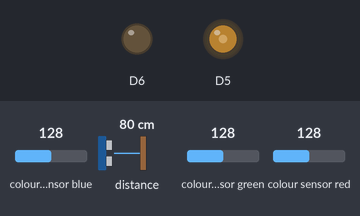
Bench run of a program on a simulated ESP8266 (Wemos D1 mini). Shown: output pins drawn as LEDs (lit = HIGH). The test bench sets the inputs (shaded band); at power-on: distance to the obstacle 80 cm, colour sensor blue 128, colour sensor green 128, colour sensor red 128. WiFi joins after 1.5 s; servers stay silent unless stated; uploads are accepted with an empty reply; what the program prints to the serial monitor is not drawn.

Above: at 2.6 s.
At 5.2 s:
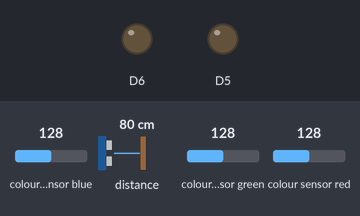
5.3 s: distance to the obstacle set to 22 cm
7.0 s: distance to the obstacle set to 17 cm
At 8.1 s:
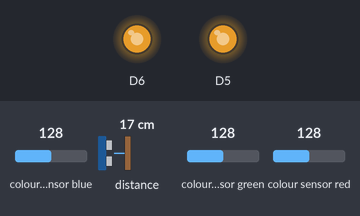
Timing chart, 0 to 16.0 s (numbered marks = the images above; inputs shaded):
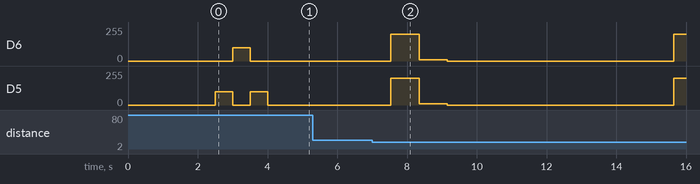

The program:

main.cpp
```cpp
#include "Adafruit_APDS9960.h"
#include "Arduino.h"
#include "Config.h" // CREATE FROM Config.example.h
#include <ESP8266HTTPClient.h>
#include <ESP8266WiFi.h>
#include <RGBConverter.h>

Adafruit_APDS9960 apds;
WiFiClient client;

// IMPORTANT: create Config.h from Config.example.h FIRST
// then modify the defines in the Config.h
const char *host = API_HOST;
const String apiKey = API_KEY;
const char *wifiSSID = WIFI_SSID;
const char *wifiPass = WIFI_PASS;

#define NUM_LIGHTS 5
// IMPORTANT: check how many lights you have and which IDs
// they have by probing the API
uint8_t hueRGBLights[NUM_LIGHTS] = {6, 7, 8, 11, 12};

void setLights(uint8_t left, uint8_t right) {
  analogWrite(D5, left);
  analogWrite(D6, right);
}

void setup() {
  pinMode(D5, OUTPUT);
  pinMode(D6, OUTPUT);
  setLights(0, 0);

  Serial.begin(115200);

  delay(2000);

  if (!apds.begin()) {
    Serial.println("APDS device not found");
    while (true) {
      // LED behavior: fast flash = no sensor
      setLights(100, 100);
      delay(100);
      setLights(0, 0);
      delay(100);
    }

  } else {
    Serial.println("Device initialized!");

    apds.enableColor(true);
    apds.enableProximity(true);
  }

  uint8_t tries = 0;
  WiFi.mode(WIFI_STA);
  while (WiFi.status() != WL_CONNECTED) {
    if (tries % 10 == 0) {
      WiFi.begin(wifiSSID, wifiPass);
    }

    // LED behavior: slow flash = connecting wifi
    delay(500);
    setLights(100, 0);
    delay(500);
    setLights(0, 100);
    tries++;
  }
  setLights(0, 0);
}

uint16_t r, g, b, c;
RGBConverter conv;

void sendRGB(uint8_t r, uint8_t g, uint8_t b, uint8_t light) {
  double hsl[3];
  conv.rgbToHsl((byte)r, (byte)g, (byte)b, hsl);
  uint16_t hue = (uint16_t)(hsl[0] * 65535);

  if (client.connect(host, 80)) {

    String body = "{\"on\": true, \"hue\": " + String(hue) + "}";
    String path = "PUT /api/" + apiKey + "/lights/" + String(light) + "/state";
    client.print(path);
    client.println(" HTTP/1.1");

    // this is required otherwise we get a "400 Bad Request"
    client.print("Host: ");
    client.println(host);

    client.println("Accept: application/json");
    client.println("Content-Type: application/json");

    client.print("Content-Length: ");
    client.println(body.length());

    client.println();
    client.print(body);

    unsigned long currentMillis = millis(), previousMillis = millis();
    long interval = 2000;

    while (!client.available()) {

      if ((currentMillis - previousMillis) > interval) {

        Serial.println("Timeout");
        client.stop();
        return;
      }
      currentMillis = millis();
    }

    while (client.connected()) {
      if (client.available()) {
        char str = client.read();
        Serial.print(str);
      }
    }
    delay(100);
    client.stop();
  }
}

// this is some hacking I did to get some sensible values
void getNormalizedColorData(uint16_t *r, uint16_t *g, uint16_t *b, uint16_t *c,
                            uint8_t lights, uint8_t samples) {
  uint16_t rt, gt, bt, ct;
  float r1, g1, b1, c1;
  r1 = 0;
  g1 = 0;
  b1 = 0;
  c1 = 0;

  setLights(lights, lights);
  while (samples > 0) {
    while (!apds.colorDataReady()) {
      delay(5);
    }
    apds.getColorData(&rt, &gt, &bt, &ct);
    r1 += rt / (samples * 1.0);
    g1 += gt / (samples * 1.0);
    b1 += bt / (samples * 1.0);
    c1 += ct / (samples * 1.0);
    samples--;
  }

  setLights(0, 0);

  *r = (uint16_t)r1;
  *g = (uint16_t)g1;
  *b = (uint16_t)b1;
  *c = (uint16_t)c1;
}

void loop() {

  if (apds.readProximity() < 20) {
    delay(50);
    return;
  }

  delay(500);
  uint16_t r, g, b, c;
  uint16_t r2, g2, b2, c2;
  // read bright samples
  getNormalizedColorData(&r, &g, &b, &c, 200, 16);
  delay(5);
  // read dark samples
  getNormalizedColorData(&r2, &g2, &b2, &c2, 10, 16);

  float maxval = 0;

  if (r > maxval)
    maxval = r;
  if (g > maxval)
    maxval = g;
  if (b > maxval)
    maxval = b;
  if (c > maxval)
    maxval = c;
  r = (uint16_t)(((r + r2) / maxval) * 255.0);
  g = (uint16_t)(((g + g2) / maxval) * 255.0);
  b = (uint16_t)(((b + b2) / maxval) * 255.0);
  c = (uint16_t)(((c + c2) / maxval) * 255.0);

  Serial.print("b: ");
  Serial.print(b > 255 ? 255 : b);

  Serial.print(" r: ");
  Serial.print(r > 255 ? 255 : r);

  Serial.print(" g: ");
  Serial.print(g > 255 ? 255 : g);
  Serial.println();

  delay(1500);

  for (uint8_t i = 0; i < NUM_LIGHTS; i++) {
    sendRGB(r > 255 ? 255 : r, g > 255 ? 255 : g, b > 255 ? 255 : b,
            hueRGBLights[i]);
    delay(500);
  }
}
```

Config.example.h
```cpp
#ifndef _CONFIG_H_
#define _CONFIG_H_

#define WIFI_SSID "Your-Wifi" // CHANGE THIS
#define WIFI_PASS "s3cr3t"

#define API_KEY "ENTER HUE BRIDGE API KEY HERE"
#define API_HOST "192.168.?.?" // ENTER HUE BRIDGE IP HERE

#endif
```

Measured:
- the behaviour switches between 20 and 19 cm on distance to the obstacle (found by bisection; images 1 and 2)
- after the input at 5.3 s, every drawn part: stays the same
- after the input at 7.0 s, D6, D5: 0/255 → 200/255 after 0.53 s, → 10/255 0.81 s later, → 0/255 0.81 s later, → 200/255 6.5 s later
